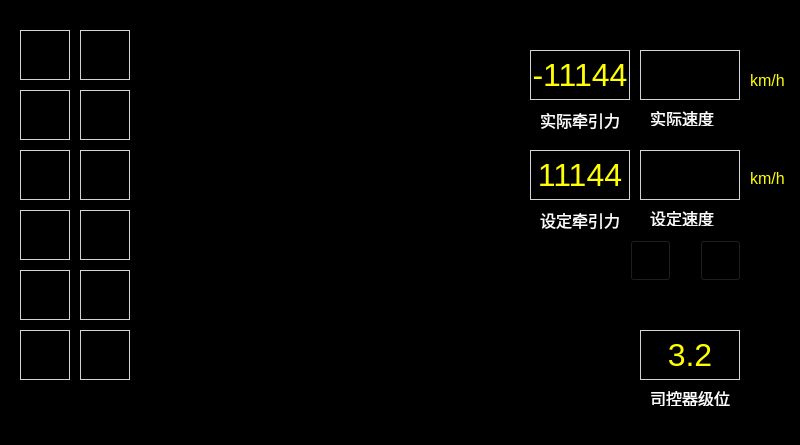
<?xml version="1.0" encoding="UTF-8"?>
<ui version="4.0">
 <class>VehicleRunStatePage</class>
 <widget class="QWidget" name="VehicleRunStatePage">
  <property name="geometry">
   <rect>
    <x>0</x>
    <y>0</y>
    <width>800</width>
    <height>445</height>
   </rect>
  </property>
  <property name="windowTitle">
   <string>Form</string>
  </property>
  <property name="styleSheet">
   <string notr="true">QWidget
{
	background-color: black;
}
QLabel
{
	border:1px solid lightgray;
    color:white;
font:16px
}</string>
  </property>
  <widget class="QLabel" name="LBLC11">
   <property name="geometry">
    <rect>
     <x>20</x>
     <y>30</y>
     <width>50</width>
     <height>50</height>
    </rect>
   </property>
   <property name="styleSheet">
    <string notr="true"/>
   </property>
   <property name="text">
    <string/>
   </property>
  </widget>
  <widget class="QLabel" name="LBLC16">
   <property name="geometry">
    <rect>
     <x>20</x>
     <y>330</y>
     <width>50</width>
     <height>50</height>
    </rect>
   </property>
   <property name="text">
    <string/>
   </property>
  </widget>
  <widget class="QLabel" name="LBLC25">
   <property name="geometry">
    <rect>
     <x>80</x>
     <y>270</y>
     <width>50</width>
     <height>50</height>
    </rect>
   </property>
   <property name="text">
    <string/>
   </property>
  </widget>
  <widget class="QLabel" name="LBLC24">
   <property name="geometry">
    <rect>
     <x>80</x>
     <y>210</y>
     <width>50</width>
     <height>50</height>
    </rect>
   </property>
   <property name="text">
    <string/>
   </property>
  </widget>
  <widget class="QLabel" name="LBLC21">
   <property name="geometry">
    <rect>
     <x>80</x>
     <y>30</y>
     <width>50</width>
     <height>50</height>
    </rect>
   </property>
   <property name="text">
    <string/>
   </property>
  </widget>
  <widget class="QLabel" name="LBLC22">
   <property name="geometry">
    <rect>
     <x>80</x>
     <y>90</y>
     <width>50</width>
     <height>50</height>
    </rect>
   </property>
   <property name="text">
    <string/>
   </property>
  </widget>
  <widget class="QLabel" name="LBLC26">
   <property name="geometry">
    <rect>
     <x>80</x>
     <y>330</y>
     <width>50</width>
     <height>50</height>
    </rect>
   </property>
   <property name="text">
    <string/>
   </property>
  </widget>
  <widget class="QLabel" name="LBLC12">
   <property name="geometry">
    <rect>
     <x>20</x>
     <y>90</y>
     <width>50</width>
     <height>50</height>
    </rect>
   </property>
   <property name="styleSheet">
    <string notr="true">image: url(:/images/images/panto1up2down.png);	</string>
   </property>
   <property name="text">
    <string/>
   </property>
  </widget>
  <widget class="QLabel" name="LBLC13">
   <property name="geometry">
    <rect>
     <x>20</x>
     <y>150</y>
     <width>50</width>
     <height>50</height>
    </rect>
   </property>
   <property name="text">
    <string/>
   </property>
  </widget>
  <widget class="QLabel" name="LBLC14">
   <property name="geometry">
    <rect>
     <x>20</x>
     <y>210</y>
     <width>50</width>
     <height>50</height>
    </rect>
   </property>
   <property name="text">
    <string/>
   </property>
  </widget>
  <widget class="QLabel" name="LBLC15">
   <property name="geometry">
    <rect>
     <x>20</x>
     <y>270</y>
     <width>50</width>
     <height>50</height>
    </rect>
   </property>
   <property name="text">
    <string/>
   </property>
  </widget>
  <widget class="QLabel" name="LBLC23">
   <property name="geometry">
    <rect>
     <x>80</x>
     <y>150</y>
     <width>50</width>
     <height>50</height>
    </rect>
   </property>
   <property name="text">
    <string/>
   </property>
  </widget>
  <widget class="QLabel" name="LBLActualForce">
   <property name="geometry">
    <rect>
     <x>530</x>
     <y>50</y>
     <width>100</width>
     <height>50</height>
    </rect>
   </property>
   <property name="styleSheet">
    <string notr="true">font:32px;
color:yellow;
</string>
   </property>
   <property name="text">
    <string>-11144</string>
   </property>
   <property name="alignment">
    <set>Qt::AlignCenter</set>
   </property>
  </widget>
  <widget class="QLabel" name="LBLActualSpeed">
   <property name="geometry">
    <rect>
     <x>640</x>
     <y>50</y>
     <width>100</width>
     <height>50</height>
    </rect>
   </property>
   <property name="styleSheet">
    <string notr="true">font:32px;
color:yellow;
</string>
   </property>
   <property name="text">
    <string/>
   </property>
   <property name="alignment">
    <set>Qt::AlignCenter</set>
   </property>
  </widget>
  <widget class="QLabel" name="LBLC22_2">
   <property name="geometry">
    <rect>
     <x>750</x>
     <y>70</y>
     <width>41</width>
     <height>20</height>
    </rect>
   </property>
   <property name="styleSheet">
    <string notr="true">color:yellow;border:tranpsarent;</string>
   </property>
   <property name="text">
    <string>km/h</string>
   </property>
  </widget>
  <widget class="QLabel" name="LBLC22_3">
   <property name="geometry">
    <rect>
     <x>540</x>
     <y>110</y>
     <width>91</width>
     <height>20</height>
    </rect>
   </property>
   <property name="styleSheet">
    <string notr="true">;border:tranpsarent;</string>
   </property>
   <property name="text">
    <string>实际牵引力</string>
   </property>
  </widget>
  <widget class="QLabel" name="LBLC22_4">
   <property name="geometry">
    <rect>
     <x>650</x>
     <y>110</y>
     <width>71</width>
     <height>16</height>
    </rect>
   </property>
   <property name="styleSheet">
    <string notr="true">;border:tranpsarent;</string>
   </property>
   <property name="text">
    <string>实际速度</string>
   </property>
  </widget>
  <widget class="QLabel" name="LBLSetForce">
   <property name="geometry">
    <rect>
     <x>530</x>
     <y>150</y>
     <width>100</width>
     <height>50</height>
    </rect>
   </property>
   <property name="styleSheet">
    <string notr="true">font:32px;
color:yellow;
</string>
   </property>
   <property name="text">
    <string>11144</string>
   </property>
   <property name="alignment">
    <set>Qt::AlignCenter</set>
   </property>
  </widget>
  <widget class="QLabel" name="LBLC22_5">
   <property name="geometry">
    <rect>
     <x>650</x>
     <y>210</y>
     <width>71</width>
     <height>16</height>
    </rect>
   </property>
   <property name="styleSheet">
    <string notr="true">;border:tranpsarent;</string>
   </property>
   <property name="text">
    <string>设定速度</string>
   </property>
  </widget>
  <widget class="QLabel" name="LBLC22_6">
   <property name="geometry">
    <rect>
     <x>540</x>
     <y>210</y>
     <width>91</width>
     <height>20</height>
    </rect>
   </property>
   <property name="styleSheet">
    <string notr="true">;border:tranpsarent;</string>
   </property>
   <property name="text">
    <string>设定牵引力</string>
   </property>
  </widget>
  <widget class="QLabel" name="LBLSetSpeed">
   <property name="geometry">
    <rect>
     <x>640</x>
     <y>150</y>
     <width>100</width>
     <height>50</height>
    </rect>
   </property>
   <property name="styleSheet">
    <string notr="true">font:32px;
color:yellow;
</string>
   </property>
   <property name="text">
    <string/>
   </property>
   <property name="alignment">
    <set>Qt::AlignCenter</set>
   </property>
  </widget>
  <widget class="QLabel" name="LBLC22_7">
   <property name="geometry">
    <rect>
     <x>750</x>
     <y>170</y>
     <width>51</width>
     <height>16</height>
    </rect>
   </property>
   <property name="styleSheet">
    <string notr="true">color:yellow;border:tranpsarent;</string>
   </property>
   <property name="text">
    <string>km/h</string>
   </property>
  </widget>
  <widget class="QPushButton" name="BTNSpeedplus">
   <property name="geometry">
    <rect>
     <x>630</x>
     <y>240</y>
     <width>41</width>
     <height>41</height>
    </rect>
   </property>
   <property name="styleSheet">
    <string notr="true">border-image: url(:/images/images/up.png);</string>
   </property>
   <property name="text">
    <string/>
   </property>
  </widget>
  <widget class="QPushButton" name="BTNSpeedminus">
   <property name="geometry">
    <rect>
     <x>700</x>
     <y>240</y>
     <width>41</width>
     <height>41</height>
    </rect>
   </property>
   <property name="styleSheet">
    <string notr="true">border-image: url(:/images/images/down.png);</string>
   </property>
   <property name="text">
    <string/>
   </property>
  </widget>
  <widget class="QLabel" name="LBLSetSpeed_2">
   <property name="geometry">
    <rect>
     <x>640</x>
     <y>330</y>
     <width>100</width>
     <height>50</height>
    </rect>
   </property>
   <property name="styleSheet">
    <string notr="true">font:32px;
color:yellow;
</string>
   </property>
   <property name="text">
    <string>3.2</string>
   </property>
   <property name="alignment">
    <set>Qt::AlignCenter</set>
   </property>
  </widget>
  <widget class="QLabel" name="LBLC22_8">
   <property name="geometry">
    <rect>
     <x>650</x>
     <y>390</y>
     <width>81</width>
     <height>16</height>
    </rect>
   </property>
   <property name="styleSheet">
    <string notr="true">;border:tranpsarent;</string>
   </property>
   <property name="text">
    <string>司控器级位</string>
   </property>
  </widget>
 </widget>
 <resources/>
 <connections/>
</ui>
